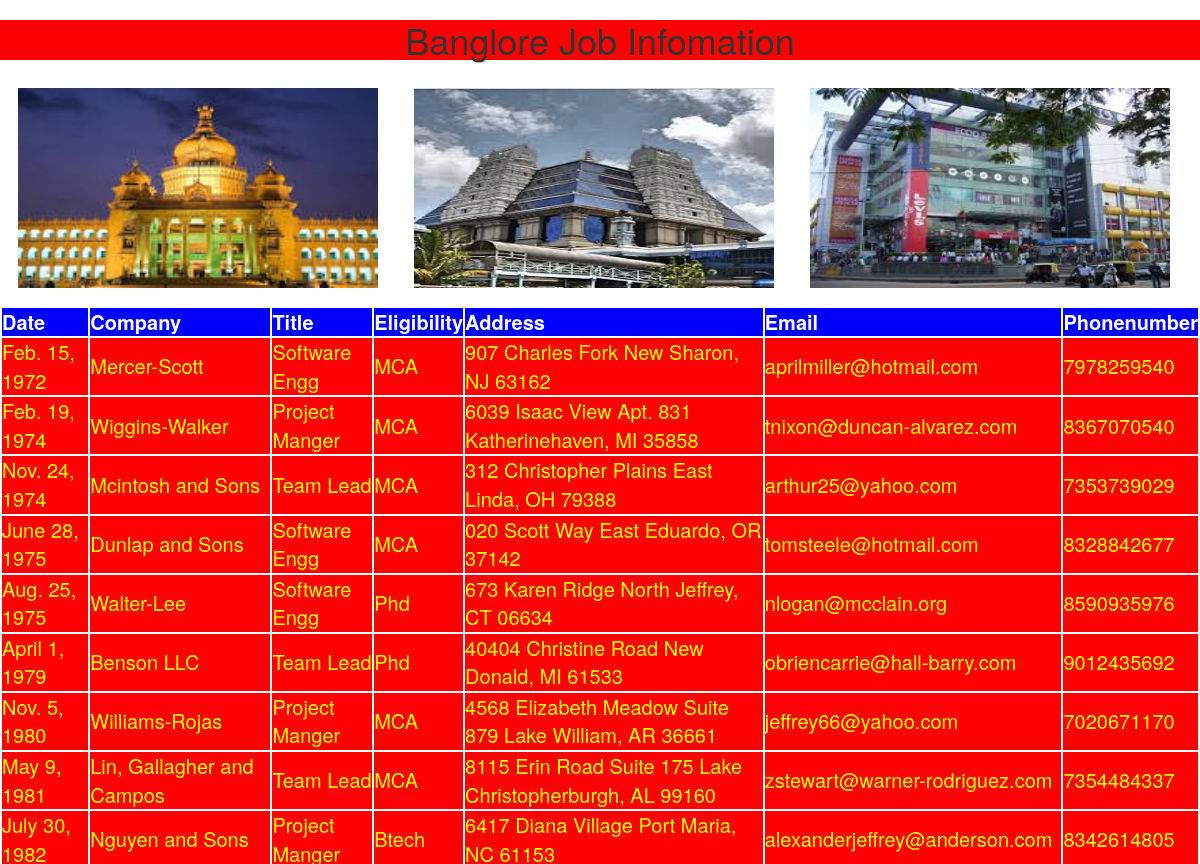
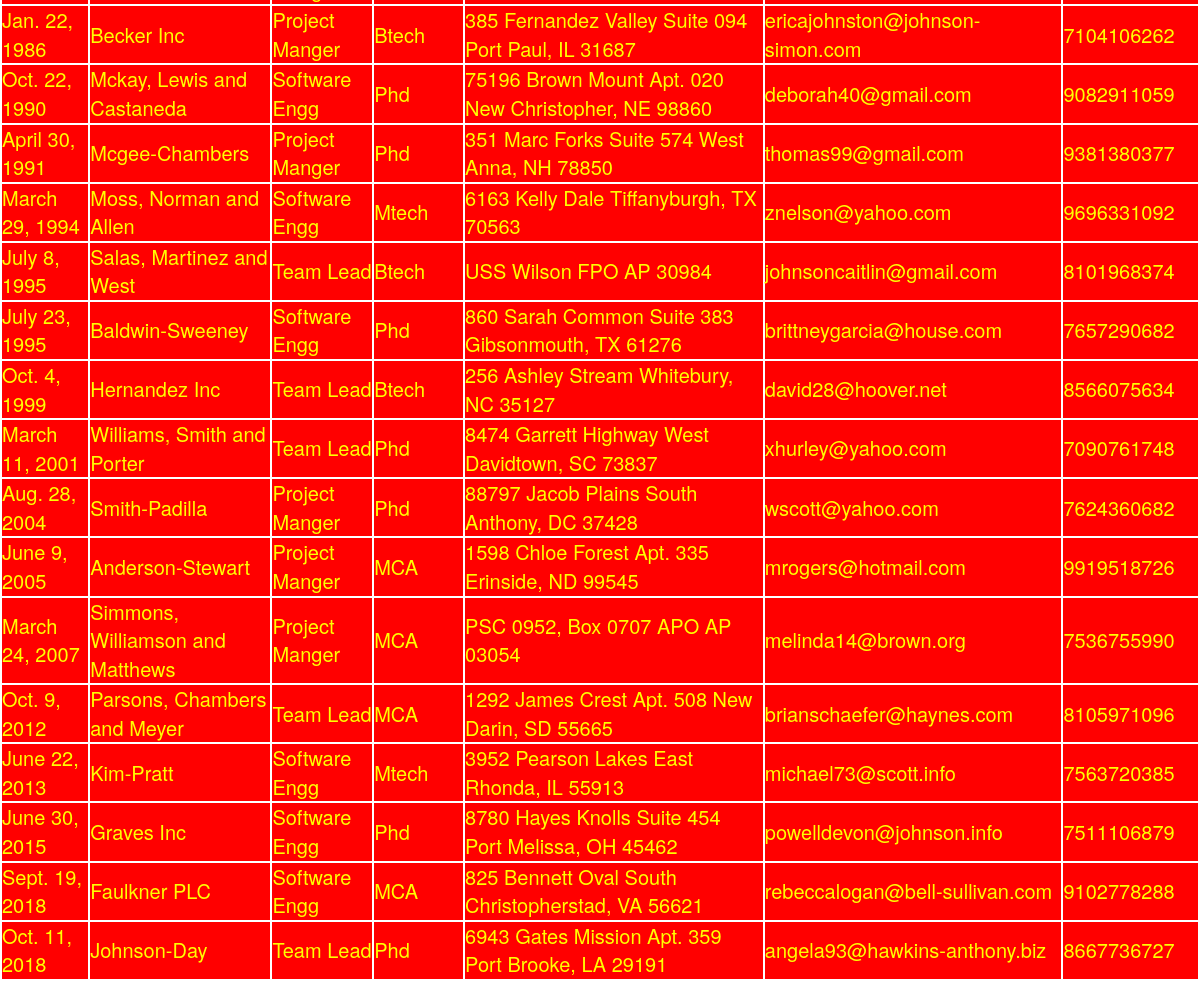
Screenshot of /blorejobs/ with the database file from the repository (2 pictures, top to bottom).
### testapp/models.py (models this page shows)
class blorejobs(models.Model):
    date=models.DateField();
    company=models.CharField(max_length=100);
    title=models.CharField(max_length=100);
    eligibility=models.CharField(max_length=100);
    address=models.CharField(max_length=100);
    email=models.EmailField();
    phonenumber=models.IntegerField()

### testapp/views.py (the view)
# urls.py: path('blorejobs/', views.blorejobs1),
def blorejobs1(request):
    jobs_list=blorejobs.objects.order_by('date')
    mydict={'jobs_list':jobs_list}
    return render (request,'testapp/blorejobs.html',context=mydict)

### templates/testapp/blorejobs.html (shortened to what this page needs)
<!DOCTYPE html>
{% load static %}
<html lang="en" dir="ltr">
  <head>
    <link rel="stylesheet" href="{% static 'css/jobs.css'%}">
    <link rel="stylesheet" href="https://stackpath.bootstrapcdn.com/bootstrap/3.4.1/css/bootstrap.min.css">
  </head>
  <body>
    <h1>Banglore Job Infomation</h1>
    <img src="{%static 'image/blore1.jpg'%}" alt="">
    <img src="{%static 'image/blore2.jpg'%}" alt="">
    <img src="{%static 'image/blore3.jpg'%}" alt="">
    {%if jobs_list%}
      <table id="tab">
        <thead>
          <th>Date</th>
          <th>Company</th>
          <th>Title</th>
          <th>Eligibility</th>
          <th>Address</th>
          <th>Email</th>
          <th>Phonenumber</th>
        </thead>
        {%for i in jobs_list%}
          <tr>
            <td>{{i.date}}</td>
            <td>{{i.company}}</td>
            <td>{{i.title}}</td>
            <td>{{i.eligibility}}</td>
            <td>{{i.address}}</td>
            <td>{{i.email}}</td>
            <td>{{i.phonenumber}}</td>
          </tr>
        {%endfor%}
      </table>
      {%else%}
        <h1>NO Jobs In Banglore</h1>
    {%endif%}
  </body>
</html>

### static/css/jobs.css (style rules this page uses)
body { background: url(https://encrypted-tbn0.gstatic.com/images?q=tbn%3AANd9GcSwWQeFBRyclHzWLG3E6pkbnibNZsPWwU1yA6I2NsPzfoOpYXGP&usqp=CAU); background-repeat: no-repeat; background-size: cover; }
img { height: 200px; width: 30%; float: left; margin: 1.5%; border: 2px solid red; }
h1 { background: red; text-align: center; color: white; }
table,thead,tr,th,td { color: yellow; border: 2px solid white; font-size: 20px; margin: auto; background: red; }
thead,th { color: white; border: 2px solid white; font-size: 20px; margin: auto; background: blue; }

### rows the page displays
blorejobs: date "Feb. 15, 1972", company "Mercer-Scott", title "Software Engg", eligibility "MCA", address "907 Charles Fork New Sharon, NJ 63162", email "aprilmiller@hotmail.com", phonenumber "7978259540"
blorejobs: date "Feb. 19, 1974", company "Wiggins-Walker", title "Project Manger", eligibility "MCA", address "6039 Isaac View Apt. 831 Katherinehaven, MI 35858", email "tnixon@duncan-alvarez.com", phonenumber "8367070540"
blorejobs: date "Nov. 24, 1974", company "Mcintosh and Sons", title "Team Lead", eligibility "MCA", address "312 Christopher Plains East Linda, OH 79388", email "arthur25@yahoo.com", phonenumber "7353739029"
blorejobs: date "June 28, 1975", company "Dunlap and Sons", title "Software Engg", eligibility "MCA", address "020 Scott Way East Eduardo, OR 37142", email "tomsteele@hotmail.com", phonenumber "8328842677"
blorejobs: date "Aug. 25, 1975", company "Walter-Lee", title "Software Engg", eligibility "Phd", address "673 Karen Ridge North Jeffrey, CT 06634", email "nlogan@mcclain.org", phonenumber "8590935976"
blorejobs: date "April 1, 1979", company "Benson LLC", title "Team Lead", eligibility "Phd", address "40404 Christine Road New Donald, MI 61533", email "obriencarrie@hall-barry.com", phonenumber "9012435692"
blorejobs: date "Nov. 5, 1980", company "Williams-Rojas", title "Project Manger", eligibility "MCA", address "4568 Elizabeth Meadow Suite 879 Lake William, AR 36661", email "jeffrey66@yahoo.com", phonenumber "7020671170"
blorejobs: date "May 9, 1981", company "Lin, Gallagher and Campos", title "Team Lead", eligibility "MCA", address "8115 Erin Road Suite 175 Lake Christopherburgh, AL 99160", email "zstewart@warner-rodriguez.com", phonenumber "7354484337"
blorejobs: date "July 30, 1982", company "Nguyen and Sons", title "Project Manger", eligibility "Btech", address "6417 Diana Village Port Maria, NC 61153", email "alexanderjeffrey@anderson.com", phonenumber "8342614805"
blorejobs: date "Jan. 22, 1986", company "Becker Inc", title "Project Manger", eligibility "Btech", address "385 Fernandez Valley Suite 094 Port Paul, IL 31687", email "ericajohnston@johnson-simon.com", phonenumber "7104106262"
blorejobs: date "Oct. 22, 1990", company "Mckay, Lewis and Castaneda", title "Software Engg", eligibility "Phd", address "75196 Brown Mount Apt. 020 New Christopher, NE 98860", email "deborah40@gmail.com", phonenumber "9082911059"
blorejobs: date "April 30, 1991", company "Mcgee-Chambers", title "Project Manger", eligibility "Phd", address "351 Marc Forks Suite 574 West Anna, NH 78850", email "thomas99@gmail.com", phonenumber "9381380377"
blorejobs: date "March 29, 1994", company "Moss, Norman and Allen", title "Software Engg", eligibility "Mtech", address "6163 Kelly Dale Tiffanyburgh, TX 70563", email "znelson@yahoo.com", phonenumber "9696331092"
blorejobs: date "July 8, 1995", company "Salas, Martinez and West", title "Team Lead", eligibility "Btech", address "USS Wilson FPO AP 30984", email "johnsoncaitlin@gmail.com", phonenumber "8101968374"
blorejobs: date "July 23, 1995", company "Baldwin-Sweeney", title "Software Engg", eligibility "Phd", address "860 Sarah Common Suite 383 Gibsonmouth, TX 61276", email "brittneygarcia@house.com", phonenumber "7657290682"
blorejobs: date "Oct. 4, 1999", company "Hernandez Inc", title "Team Lead", eligibility "Btech", address "256 Ashley Stream Whitebury, NC 35127", email "david28@hoover.net", phonenumber "8566075634"
blorejobs: date "March 11, 2001", company "Williams, Smith and Porter", title "Team Lead", eligibility "Phd", address "8474 Garrett Highway West Davidtown, SC 73837", email "xhurley@yahoo.com", phonenumber "7090761748"
blorejobs: date "Aug. 28, 2004", company "Smith-Padilla", title "Project Manger", eligibility "Phd", address "88797 Jacob Plains South Anthony, DC 37428", email "wscott@yahoo.com", phonenumber "7624360682"
blorejobs: date "June 9, 2005", company "Anderson-Stewart", title "Project Manger", eligibility "MCA", address "1598 Chloe Forest Apt. 335 Erinside, ND 99545", email "mrogers@hotmail.com", phonenumber "9919518726"
blorejobs: date "March 24, 2007", company "Simmons, Williamson and Matthews", title "Project Manger", eligibility "MCA", address "PSC 0952, Box 0707 APO AP 03054", email "melinda14@brown.org", phonenumber "7536755990"
blorejobs: date "Oct. 9, 2012", company "Parsons, Chambers and Meyer", title "Team Lead", eligibility "MCA", address "1292 James Crest Apt. 508 New Darin, SD 55665", email "brianschaefer@haynes.com", phonenumber "8105971096"
blorejobs: date "June 22, 2013", company "Kim-Pratt", title "Software Engg", eligibility "Mtech", address "3952 Pearson Lakes East Rhonda, IL 55913", email "michael73@scott.info", phonenumber "7563720385"
blorejobs: date "June 30, 2015", company "Graves Inc", title "Software Engg", eligibility "Phd", address "8780 Hayes Knolls Suite 454 Port Melissa, OH 45462", email "powelldevon@johnson.info", phonenumber "7511106879"
blorejobs: date "Sept. 19, 2018", company "Faulkner PLC", title "Software Engg", eligibility "MCA", address "825 Bennett Oval South Christopherstad, VA 56621", email "rebeccalogan@bell-sullivan.com", phonenumber "9102778288"
blorejobs: date "Oct. 11, 2018", company "Johnson-Day", title "Team Lead", eligibility "Phd", address "6943 Gates Mission Apt. 359 Port Brooke, LA 29191", email "angela93@hawkins-anthony.biz", phonenumber "8667736727"
